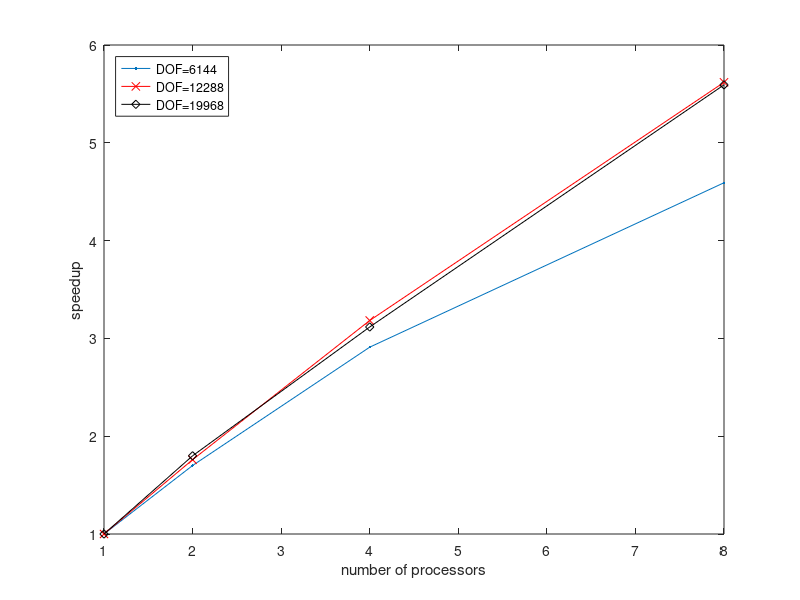

Source code (MATLAB):
%% scaling


% Generated on a single proc, 8-core shared memory machine
% using direct solver (MUMPS)
p=[1 2 4 8];
t1=[426.474 250.853 146.534 92.884];
t2=[13*60+2.66 7*60+24.76 4*60+5.886 2*60+19.3];
t3=[26*60+32.3 14*60+44.899 8*60+30.869 4*60+44.726];
ratio1=t1(1)./t1;
ratio2=t2(1)./t2;
ratio3=t3(1)./t3;
plot(p,ratio1,'.-',p,ratio2,'rx-',p,ratio3,'kd-');
legend('DOF=6144','DOF=12288','DOF=19968','location','northwest');
xlabel('number of processors');
ylabel('speedup');